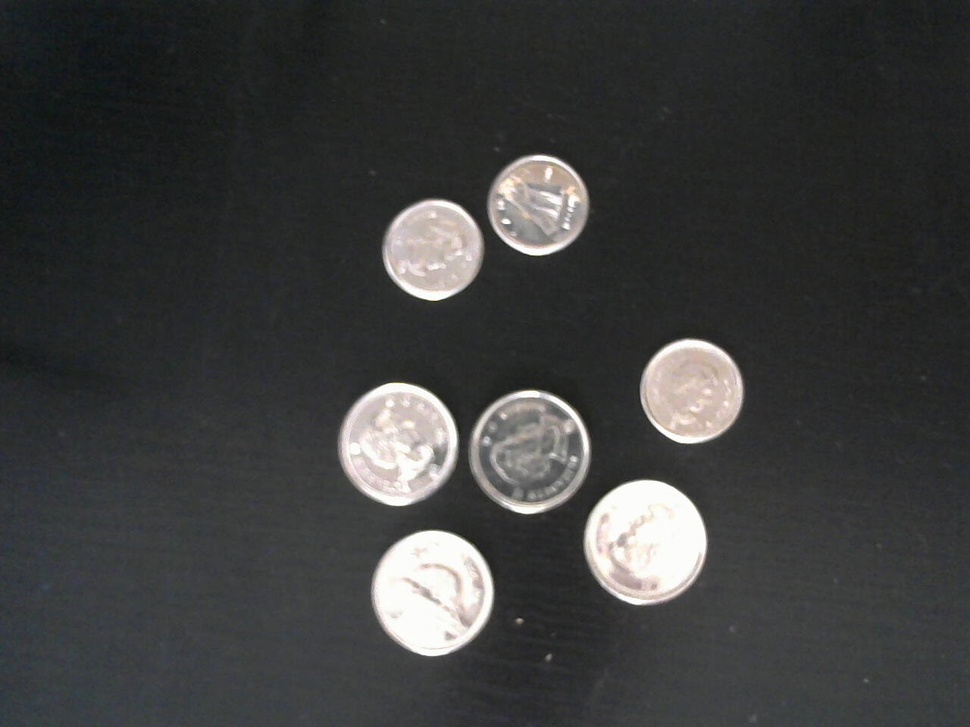
#> input picture imgs/01.jpg, 970 x 727 px, shrunk from 1280 x 960 before the run
$ python test.py
#> lines starting #> are read from the running program, lines starting #| are printed output that depends on the picture; after the words box and inside, x2 and y2 are one past the last pixel; in counts of white or black regions, pixels touching at a corner belong together
import cv2
import numpy as np
from matplotlib import pyplot


img = cv2.imread('imgs/01.jpg',0)
#> img: shape (727, 970); min 14, max 255, mean 61.3

# blur to reduce noise
#img = cv2.GaussianBlur(img,(1,1),0)

# canny edge detection on img
canny_img = cv2.Canny(img,100,170)
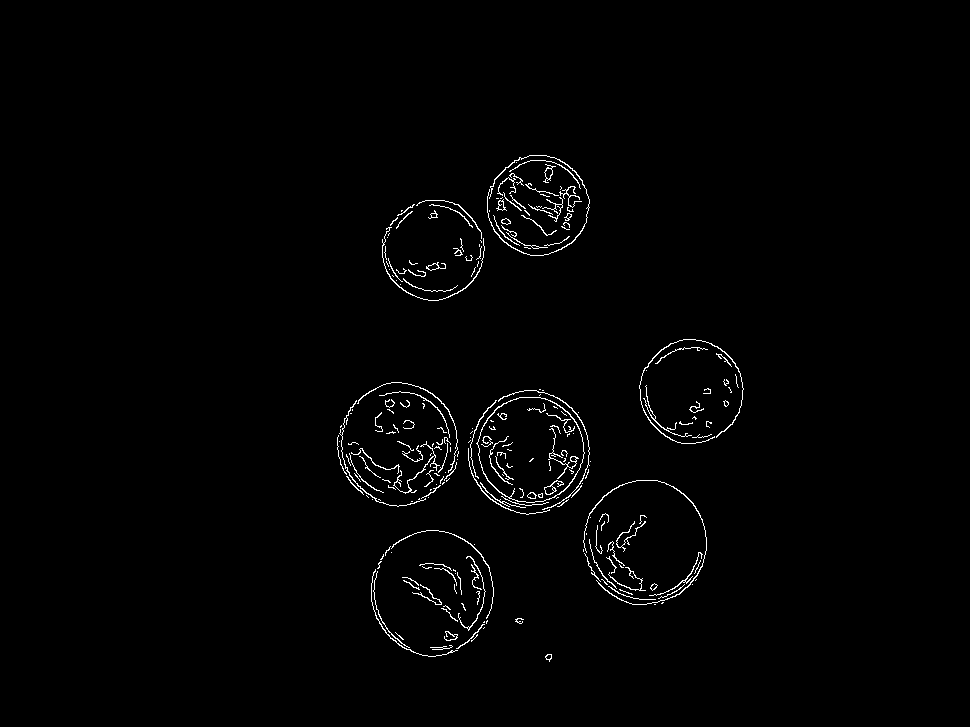
#> canny_img: shape (727, 970); 1.3% white in thin lines or dots, all inside (x1, y1, x2, y2) = (337, 155, 744, 662)

#morph
kernel = np.ones((3, 3), np.uint8)
close_circle = cv2.morphologyEx(canny_img,cv2.MORPH_CLOSE,kernel, iterations=5)
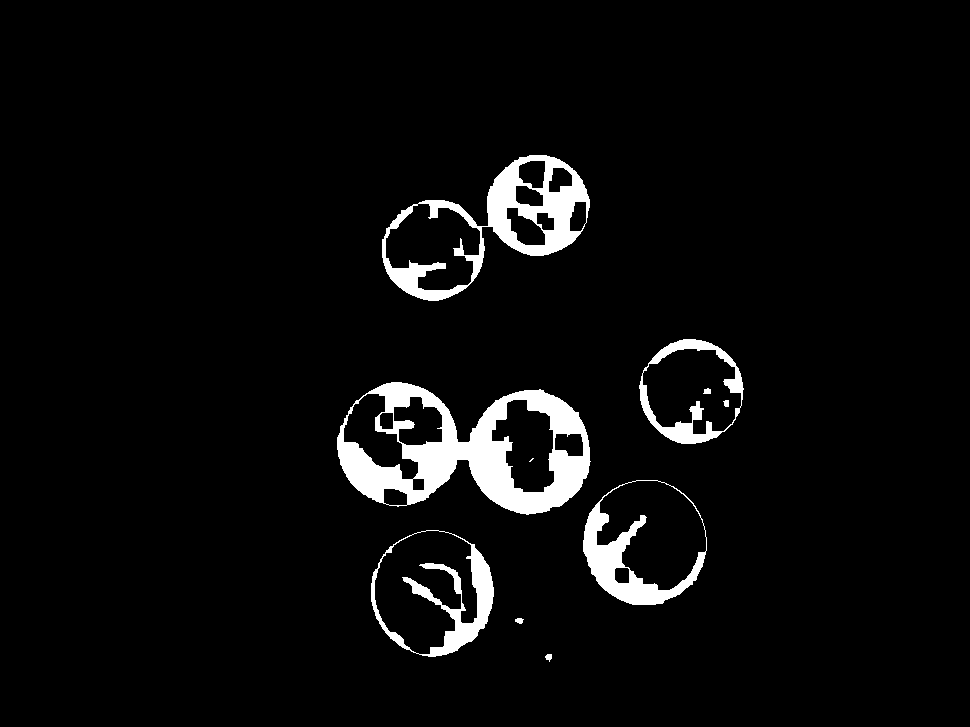
#> close_circle: shape (727, 970); 4.7% white; 10 white regions (1 under 20 px)

bounding_img = close_circle.copy()

bounding_circles, hierarchy = cv2.findContours(bounding_img, cv2.RETR_EXTERNAL,
    cv2.CHAIN_APPROX_SIMPLE)
#> bounding_circles = 7 contours; box (x1, y1, x2, y2) and area: (337, 382, 591, 515) 23316, (382, 155, 590, 301) 15840, (583, 480, 707, 605) 11974, (371, 530, 494, 657) 11916, (639, 339, 744, 444) 8353, (515, 618, 524, 624) 28, (545, 654, 552, 662) 27


#convert back to color
colored_img = cv2.cvtColor(img,cv2.COLOR_GRAY2BGR)

#draw circles
for circle in bounding_circles:
    #area = cv2.contourArea(circle)

    ellipse = cv2.fitEllipse(circle)
    cv2.ellipse(colored_img, ellipse, (0,0,255),3)
#> this loop made 7 passes
#> ellipse on passes 1 to 7: ((548.4, 656.7), (6.43, 7.37), 4.77), ((519.1, 620.2), (5.22, 8.04), 98.85), ((431.9, 592.3), (121.7, 124.6), 6.27), ((644.7, 541.9), (122.4, 124.6), 179.7), ((464.2, 447.6), (122.6, 284.1), 93.32), ((691.1, 391.1), (103, 103.6), 175.9), ((484.2, 227.7), (101.9, 240), 67.36)
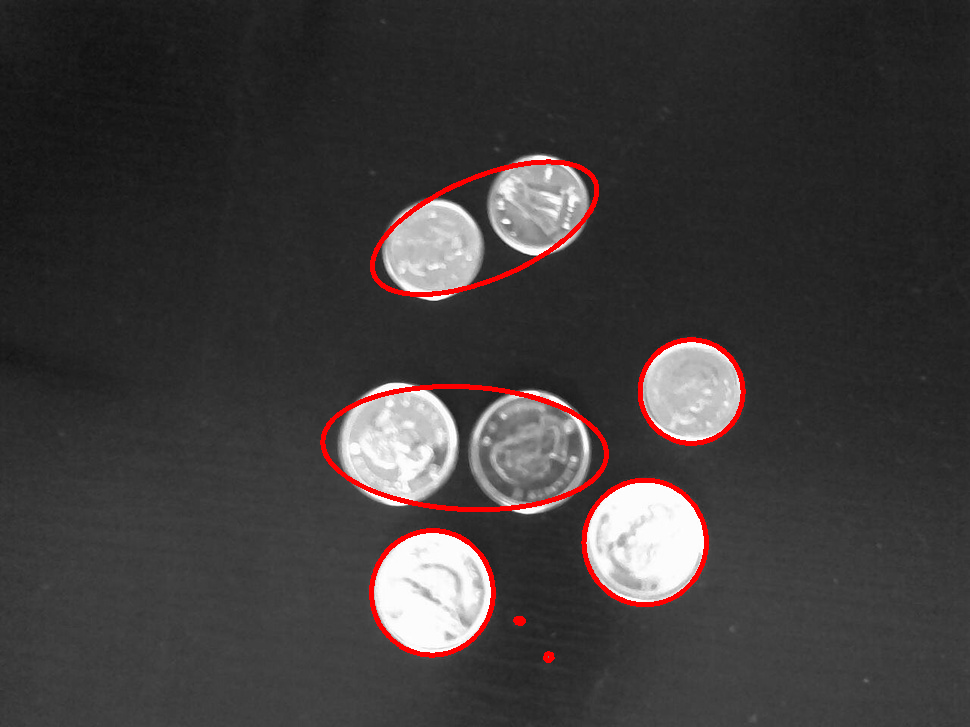
#> colored_img: shape (727, 970, 3); mean B, G, R 59.2, 59.2, 63.4

#cv2.imshow("canny edged image",close_circle)

cv2.imshow('detect coins', colored_img)
cv2.waitKey(0)
cv2.destroyAllWindows()
